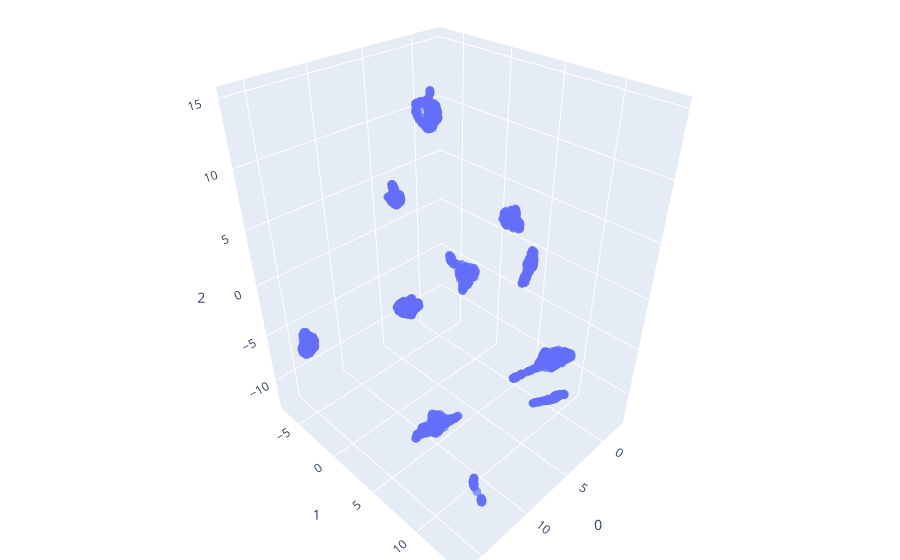

The notebook cell saved with this chart:
### Code cell
reducer = UMAP(n_neighbors=30, min_dist=0.2, n_components=3)
projs = reducer.fit_transform(utterance_embeds)  # projs.shape

df = pd.DataFrame(projs)
df["speaker"] = speakers
df["성별"] = '남/여'
df["연령대"] = '어린이 O/X'

features = df.loc[:, [0, 1, 2]]
umap_3d = UMAP(n_neighbors=30, min_dist=0.2, n_components=3)  # **kwargs
proj_3d = umap_3d.fit_transform(features)

fig_3d_raw = px.scatter_3d(
    proj_3d, x=0, y=1, z=2,
    opacity=0.7)
fig_3d_raw.update_traces(marker_size=3)
fig_3d_raw.update_layout(margin=dict(l=0, r=0, b=0, t=0))  # fig_3d.show()

### Figure 1 — Plotly figure (JSON) as saved in the notebook; plotly's stock layout.template omitted (floating-point values rounded to 4 significant figures; data arrays with more than 128 entries replaced by an {"elided": "..."} marker saying what was removed)
{"data": [{"hovertemplate": "0=%{x}<br>1=%{y}<br>2=%{z}<extra></extra>", "legendgroup": "", "marker": {"color": "#636efa", "opacity": 0.7, "size": 3, "symbol": "circle"}, "mode": "markers", "name": "", "scene": "scene", "showlegend": false, "type": "scatter3d", "x": {"elided": "1590 float values"}, "y": {"elided": "1590 float values"}, "z": {"elided": "1590 float values"}}], "layout": {"legend": {"tracegroupgap": 0}, "margin": {"b": 0, "l": 0, "r": 0, "t": 0}, "scene": {"domain": {"x": [0, 1], "y": [0, 1]}, "xaxis": {"title": {"text": "0"}}, "yaxis": {"title": {"text": "1"}}, "zaxis": {"title": {"text": "2"}}}}}
